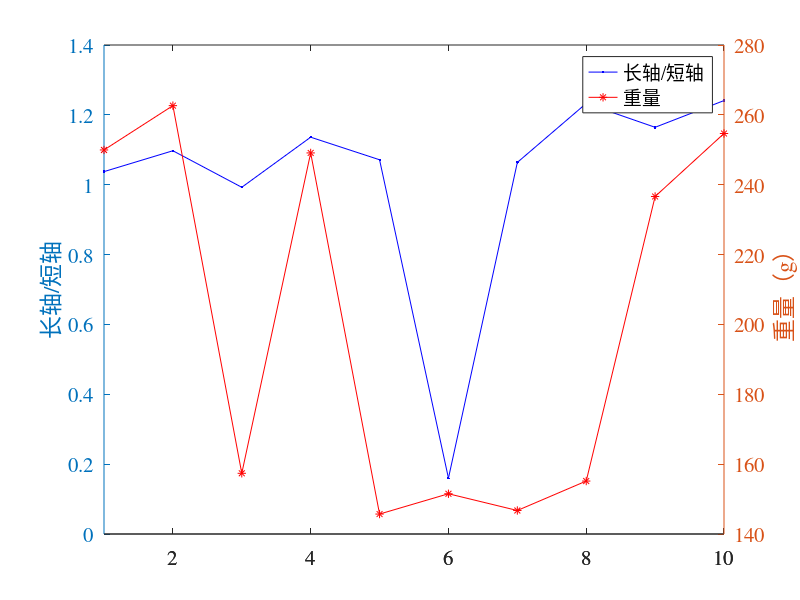
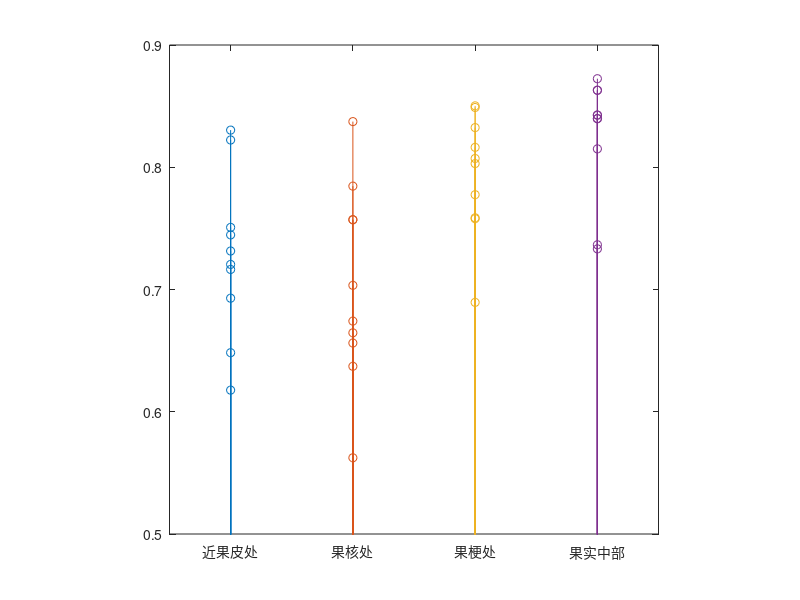
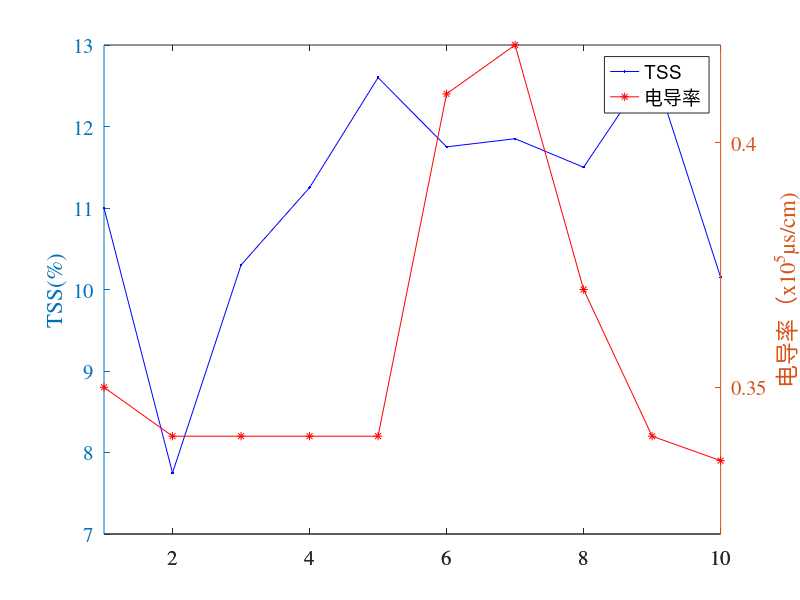

MATLAB code to generate these figures, in order:
a=[1.0375	1.097222222 0.992647059 1.136054422	1.071428571	0.159874608	1.063829787	1.232758621	1.164383562	1.240875912];
b=[249.95	262.64	157.38	249.1	145.71	151.52	146.73	155.16	236.63	254.66];
x=1:10;
[Ax,H1,H2]=plotyy(x,a,x,b);
set(get(Ax(1),'Ylabel'),'String','长轴/短轴') %左侧y轴
set(get(Ax(2),'Ylabel'),'String','重量（g）') %右侧y轴
%xlabel('Time (\musec)')
%title('Multiple Decay Rates')
set(H1,'Color','b','marker','.','MarkerFaceColor','b')%对应第一条曲线的线性y1
set(H2,'Color','r','marker','*','MarkerFaceColor','b')%对应第一条曲线的线性y2
hLegend = legend([H1,H2],'长轴/短轴','重量');
set(Ax(1),'fontsize',15,'fontname','Times')
set(Ax(2),'fontsize',15,'fontname','Times')


%the 2nd fig
c1=[1 1 1 1 1 1 1 1 1 1];
d1=[0.648305806	0.744661096	0.822299652	0.731483905	0.692895605	0.75080171	0.617696582	0.720520943	0.830390335	0.716395864];
c2=[2	2	2	2	2	2	2	2	2	2];
d2=[0.674150783	0.656220848	0.83734072	0.757099227	0.562355342	0.63718158	0.664576803	0.784565916	0.70341751	0.757082717];
c3=[3	3	3	3	3	3	3	3	3	3];
d3=[0.832450832	0.850220264	0.816283925	0.777565328	0.689467312	0.757919135	0.803008799	0.807179487	0.758664955	0.848884381];
c4=[4	4	4	4	4	4	4	4	4	4];
d4=[0.733243968	0.839867659	0.862998102	0.862998102	0.736573759	0.872432246	0.839668616	0.842680047	0.842680047	0.815033784];
c=[c1 c2 c3 c4];
d=[d1 d2 d3 d4];
figure;
stem(c1,d1);
hold on
stem(c2,d2);
stem(c3,d3);
stem(c4,d4);
hold off
%stem(c1,d1,c2,d2,c3,d3,c4,d4);
axis([0.5 4.5 0.5 0.9])
%legend('近果皮处','果核处','果梗处','果实中部'); 
set(gca, 'XTick', [1 2 3 4]) %设置X坐标轴刻度数据点位置
set(gca,'xticklabel',{'近果皮处','果核处','果梗处','果实中部'})
axis square

%the 3rd fig
c1=[1 1 1 1 1 1 1 1 1 1];
d1=[3.257872022	5.506544783	4.968796504	5.461913151	5.8683261	6.370502821	8.24883893	7.090487842	5.93758546	5.820002733];
c2=[2	2	2	2	2	2	2	2	2	2];
d2=[4.140873545	4.502385182	3.925120773	7.369061549	4.568866445	4.86314886	4.879432257	4.549248718	5.317336211	4.982420708];
c3=[3	3	3	3	3	3	3	3	3	3];
d3=[4.09934089	7.675998153	3.268325924	5.068961881	4.917924829	4.79704362	6.51409362	4.958814096	4.156369516	4.250897155];
c4=[4	4	4	4	4	4	4	4	4	4];
d4=[3.257354964	2.289720514	4.484726696	5.427108752	8.021412171	4.725673862	3.48271274	3.490955534	4.664595372	4.639801822];
c=[c1 c2 c3 c4];
d=[d1 d2 d3 d4];
figure;
stem(c1,d1);
hold on
stem(c2,d2);
stem(c3,d3);
stem(c4,d4);
hold off
%stem(c1,d1,c2,d2,c3,d3,c4,d4);
axis([0.5 4.5 2 9])
%legend('近果皮处','果核处','果梗处','果实中部'); 
set(gca, 'XTick', [1 2 3 4]) %设置X坐标轴刻度数据点位置
set(gca,'xticklabel',{'近果皮处','果核处','果梗处','果实中部'})
axis square

%the fig 4
a=[11	7.75	10.3	11.25	12.6	11.75	11.85	11.5	12.75	10.15];
b=[0.35	0.34	0.34	0.34	0.34	0.41	0.42	0.37	0.34	0.335];
x=1:10;
[Ax,H1,H2]=plotyy(x,a,x,b);
set(get(Ax(1),'Ylabel'),'String','TSS(%)') %左侧y轴
set(get(Ax(2),'Ylabel'),'String','电导率（x10^{5}μs/cm)') %右侧y轴
%xlabel('Time (\musec)')
%title('Multiple Decay Rates')
set(H1,'Color','b','marker','.','MarkerFaceColor','b')%对应第一条曲线的线性y1
set(H2,'Color','r','marker','*','MarkerFaceColor','b')%对应第一条曲线的线性y2
hLegend = legend([H1,H2],'TSS','电导率');
set(Ax(1),'Ytick',[5:1:15]);
set(Ax(2),'Ytick',[0.3:0.05:0.5]);
set(Ax(1),'fontsize',15,'fontname','Times')
set(Ax(2),'fontsize',15,'fontname','Times')

